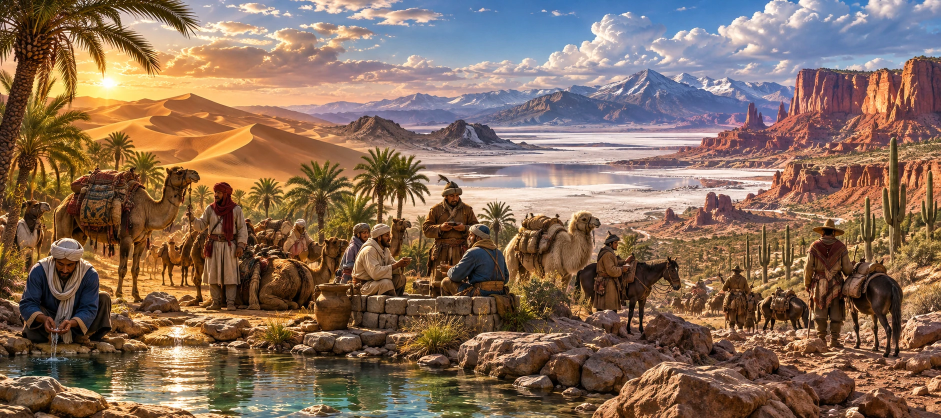
#> input picture images/achievement-events/deserts.webp, 1881 x 836 px (shown at 1/2 size)
$ python -i build_v2.py   (imports and definitions only)
#> lines starting #> are read from the running program, lines starting #| are printed output that depends on the picture
#!/usr/bin/env python3
"""Compose V2 GIFs from genuine 7-stage and eight-angle ImageGen sheets."""
from __future__ import annotations

import argparse
import math
import re
from pathlib import Path

from PIL import Image, ImageEnhance, ImageFilter, ImageOps

from build import H, W, paper, pencil, tint_for_time, vertical_mask, wash_mask, watercolor


ROOT = Path(__file__).resolve().parents[2]
DISCOVERIES = ROOT / "js" / "data" / "discoveries.js"
WONDERS = ROOT / "js" / "data" / "wonders.js"
MORE_DISCOVERIES = ROOT / "js" / "data" / "moredisc.js"
CHAIN_DISCOVERIES = ROOT / "js" / "data" / "chaindisc.js"
MASTER = ROOT / "tools" / "ruin_gifs" / "v2" / "master"
PREVIEW_OUT = ROOT / "images" / "discoveries_v2"


# [13 lines left out: function ruin_ids, not called in this run]


def cells(path: Path, rows: int = 4) -> list[Image.Image]:
#> called with rows = 4
    src = Image.open(path).convert("RGB")
#> src is the input picture: PIL image 1881x836 RGB; mean R, G, B 135.1, 108.4, 89.8
    cw, ch = src.width // 4, src.height // rows
#> cw = 470; ch = 209
    result = []
    for row in range(rows):
        for col in range(4):
            box = (col*cw, row*ch, (col+1)*cw if col < 3 else src.width,
                   (row+1)*ch if row < rows-1 else src.height)
            result.append(fit_whole(src.crop(box)))
#> this loop made 4 passes
#> pass 1, in fit_whole, `part = cell.crop((0, int(ch * KEEP_TOP), cw, int(ch * KEEP_BOTTOM)))`:
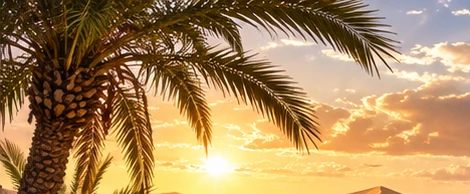
#> part: PIL image 470x194 RGB; mean R, G, B 170.1, 135.7, 90.3
#> pass 1, in fit_whole (call 2), `part = cell.crop((0, int(ch * KEEP_TOP), cw, int(ch * KEEP_BOTTOM)))`:
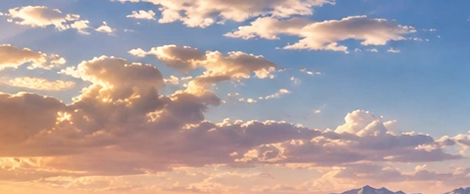
#> part: PIL image 470x194 RGB; mean R, G, B 172.7, 159.1, 160.3
#> pass 1, in fit_whole (call 3), `part = cell.crop((0, int(ch * KEEP_TOP), cw, int(ch * KEEP_BOTTOM)))`:
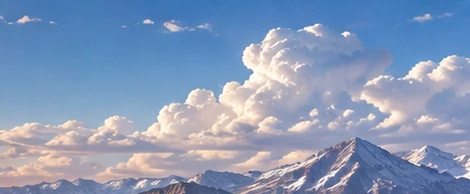
#> part: PIL image 470x194 RGB; mean R, G, B 135.4, 153.6, 184.5
#> pass 1, in fit_whole (call 4), `part = cell.crop((0, int(ch * KEEP_TOP), cw, int(ch * KEEP_BOTTOM)))`:
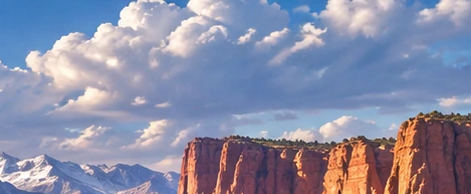
#> part: PIL image 471x194 RGB; mean R, G, B 138.4, 141.4, 166.6
#> after the loop, result = 16 items
    return result


# 칸(정사각형에 가까움)을 576×256에 넣는 방법.
# 예전에는 가운데를 잘라(ImageOps.fit) 위아래가 절반 넘게 잘려 지붕·탑 끝이 보이지 않았다.
# 이제는 칸의 맨 위(지붕 끝)부터 KEEP_BOTTOM까지 세로를 모두 살려 가운데에 두고,
# 양옆은 그림의 바깥 가장자리(나무·하늘·물)를 흐리게 늘여 이어 그리다가 종이색으로 번지듯 사라지게 한다
# (스케치북에 그린 수채화처럼 — 건물이 겹쳐 보이지 않게 가장자리 띠만 쓴다).
KEEP_TOP, KEEP_BOTTOM = 0.0, 0.93   # 칸 높이에서 남길 범위 (0 = 맨 위)
EDGE_STRIP = 0.14                   # 양옆을 이어 그릴 때 쓰는 가장자리 띠 (그림 너비 비율)
SIDE_BLUR, SIDE_FEATHER = 12, 34    # 양옆 바탕의 흐림, 가운데 그림과 섞이는 너비(px)
PAPER = (244, 236, 216)             # build.paper()의 바탕색
SIDE_FADE = .85                     # 바깥 끝에서 종이색으로 바래는 정도 (1 = 완전히 종이)


# [17 lines left out: function _side, not called in this run]


def fit_whole(cell: Image.Image) -> Image.Image:
    cw, ch = cell.size
    part = cell.crop((0, int(ch * KEEP_TOP), cw, int(ch * KEEP_BOTTOM)))
    fw = round(part.width * H / part.height)
    if fw >= W:
        return ImageOps.fit(part, (W, H), Image.Resampling.LANCZOS, centering=(0.5, 0.0))
    fg = part.resize((fw, H), Image.Resampling.LANCZOS)
    x0 = (W - fw) // 2
    out = Image.new("RGB", (W, H), PAPER)
    out.paste(_side(fg, x0 + SIDE_FEATHER, True), (0, 0))
    rw = W - x0 - fw + SIDE_FEATHER
    out.paste(_side(fg, rw, False), (W - rw, 0))
    mask = Image.new("L", (fw, H), 255)
    px = mask.load()
    for x in range(min(SIDE_FEATHER, fw // 2)):
        v = int(255 * (x + 1) / (SIDE_FEATHER + 1))
        for y in range(H):
            px[x, y] = v
            px[fw - 1 - x, y] = v
    out.paste(fg, (x0, 0), mask)
    return out


# [62 lines left out: functions construction_frames, orbit_frames, build_one, main, not called in this run]


# [2 lines not run here, left out]

>>> result = cells('../../images/achievement-events/deserts.webp')
#> result = 16 items
